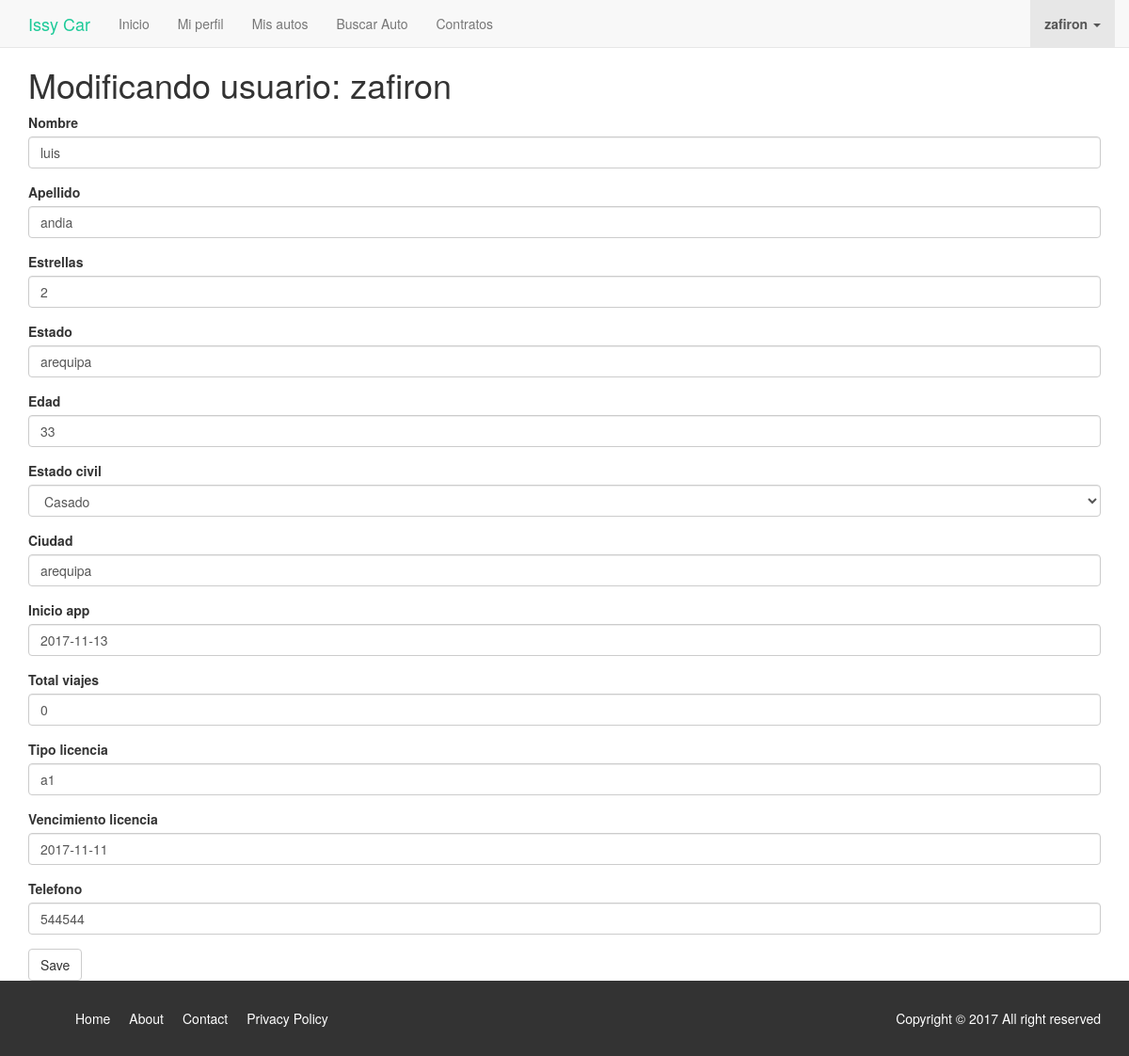
Before: /conductor/perfil/4/edit/ (signed in) with the older database file.
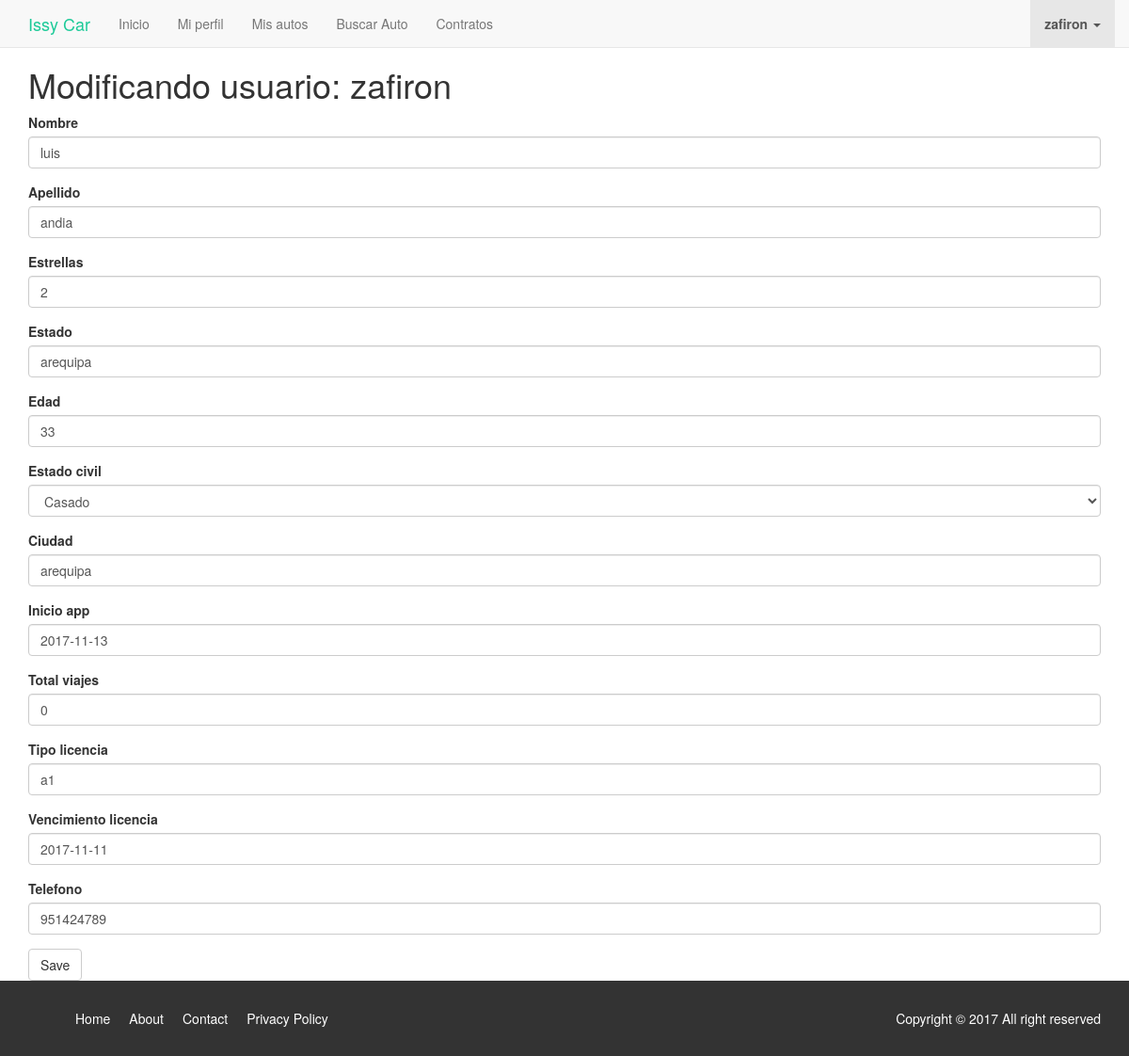
After: the same page with the newer database file.
### conductor/models.py (models this page shows, shortened)
class Conductor(models.Model):
	user = models.OneToOneField("auth.User")
	nombre = models.CharField(max_length=264,blank=False,null=False)
	apellido = models.CharField(max_length=264,blank=False,null=False)
	estrellas = models.IntegerField(default=0,blank=False,null=False)
	estado = models.CharField(max_length=20)
	edad = models.IntegerField(blank=False,null=False)
	estado_civil = models.CharField(max_length = 1, choices = ESTADO_CIVIL, blank = False,
	null = False, default = ESTADO_CIVIL[0][0])
	ciudad = models.CharField(max_length=50,blank=False,null=False)
	inicio_app = models.DateField(default=datetime.date.today,blank=False,null=False)
	total_viajes = models.IntegerField(default=0,blank=False,null=False)
	tipo_licencia = models.CharField(max_length=8,blank=False,null=False)
	vencimiento_licencia = models.DateField(blank=False,null=False)
	telefono = models.IntegerField(blank=False,null=False)

### conductor/views.py (the view)
# urls.py: url(r'^perfil/(?P<pk>\d+)/edit/$',views.ConductorUpdate.as_view(),name="perfil_edit"),
class ConductorUpdate(LoginRequiredMixin,UpdateView):
	form_class = ConductorForm
	model = Conductor
	redirect_field_name = "conductor/conductor_info.html"

### conductor/forms.py
class ConductorForm(forms.ModelForm):
	class Meta():
		model = Conductor
		exclude = ('user',)
		fields ="__all__"

### conductor/templates/conductor/conductor_form.html (shortened to what this page needs)
{% extends "../base.html"%}
{% load bootstrap3 %}
{% block content %}
<div class="container">
	<h1>Modificando usuario: {{user.username}}</h1>
	<form class="post-form" method="POST">
		{% bootstrap_form form %}
		<button type="submit" class="save btn btn-default">Save</button>
	</form>
</div>
{% endblock%}

Changed rows visible on the page:
changed Conductor "luis": telefono "544544" → "951424789"
